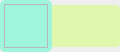
<?xml version="1.0" encoding="UTF-8"?>
<ui version="4.0">
 <class>center6</class>
 <widget class="QWidget" name="center6">
  <property name="geometry">
   <rect>
    <x>0</x>
    <y>0</y>
    <width>120</width>
    <height>52</height>
   </rect>
  </property>
  <property name="minimumSize">
   <size>
    <width>120</width>
    <height>52</height>
   </size>
  </property>
  <property name="maximumSize">
   <size>
    <width>120</width>
    <height>52</height>
   </size>
  </property>
  <property name="cursor">
   <cursorShape>PointingHandCursor</cursorShape>
  </property>
  <property name="windowTitle">
   <string>Form</string>
  </property>
  <property name="toolTip">
   <string>行動是治癒恐懼的良藥，而猶豫、拖延將不斷滋養恐懼</string>
  </property>
  <property name="styleSheet">
   <string notr="true">QWidget#center{
background-color: rgba(255, 255, 255, 0);
}</string>
  </property>
  <widget class="QLabel" name="memUse">
   <property name="geometry">
    <rect>
     <x>0</x>
     <y>0</y>
     <width>52</width>
     <height>52</height>
    </rect>
   </property>
   <property name="minimumSize">
    <size>
     <width>52</width>
     <height>52</height>
    </size>
   </property>
   <property name="maximumSize">
    <size>
     <width>52</width>
     <height>52</height>
    </size>
   </property>
   <property name="styleSheet">
    <string notr="true">background-color: transparent;
font: 700 13pt &quot;Magneto&quot;;
color: rgb(135, 243, 255);
border-color: rgb(148, 148, 148);</string>
   </property>
   <property name="alignment">
    <set>Qt::AlignCenter</set>
   </property>
  </widget>
  <widget class="QFrame" name="frame">
   <property name="geometry">
    <rect>
     <x>52</x>
     <y>5</y>
     <width>68</width>
     <height>42</height>
    </rect>
   </property>
   <property name="minimumSize">
    <size>
     <width>68</width>
     <height>42</height>
    </size>
   </property>
   <property name="maximumSize">
    <size>
     <width>68</width>
     <height>42</height>
    </size>
   </property>
   <property name="styleSheet">
    <string notr="true">QFrame#frame{
	background-color: rgba(215, 255, 130, 150);
	border-top-right-radius: 4px;
    border-bottom-right-radius: 4px;
}</string>
   </property>
   <property name="frameShape">
    <enum>QFrame::StyledPanel</enum>
   </property>
   <property name="frameShadow">
    <enum>QFrame::Raised</enum>
   </property>
   <layout class="QVBoxLayout" name="verticalLayout">
    <property name="spacing">
     <number>0</number>
    </property>
    <property name="leftMargin">
     <number>2</number>
    </property>
    <property name="topMargin">
     <number>2</number>
    </property>
    <property name="rightMargin">
     <number>0</number>
    </property>
    <property name="bottomMargin">
     <number>2</number>
    </property>
    <item>
     <widget class="QLabel" name="netUp">
      <property name="styleSheet">
       <string notr="true">font: 8pt &quot;Microsoft YaHei UI&quot;;
color: rgb(252, 255, 96);
color: rgb(255, 121, 44);
background-color: transparent;
</string>
      </property>
     </widget>
    </item>
    <item>
     <widget class="QLabel" name="netDown">
      <property name="styleSheet">
       <string notr="true">font: 8pt &quot;Microsoft YaHei UI&quot;;
color: rgb(48, 255, 124);
background-color: transparent;</string>
      </property>
     </widget>
    </item>
   </layout>
  </widget>
  <widget class="QFrame" name="memColorFrame">
   <property name="geometry">
    <rect>
     <x>4</x>
     <y>4</y>
     <width>44</width>
     <height>44</height>
    </rect>
   </property>
   <property name="frameShape">
    <enum>QFrame::StyledPanel</enum>
   </property>
   <property name="frameShadow">
    <enum>QFrame::Raised</enum>
   </property>
  </widget>
  <widget class="QFrame" name="borderColor">
   <property name="geometry">
    <rect>
     <x>0</x>
     <y>0</y>
     <width>52</width>
     <height>52</height>
    </rect>
   </property>
   <property name="maximumSize">
    <size>
     <width>52</width>
     <height>52</height>
    </size>
   </property>
   <property name="styleSheet">
    <string notr="true">background-color: rgba(32, 255, 188, 100);
border-radius: 5px;</string>
   </property>
   <property name="frameShape">
    <enum>QFrame::StyledPanel</enum>
   </property>
   <property name="frameShadow">
    <enum>QFrame::Raised</enum>
   </property>
  </widget>
  <zorder>frame</zorder>
  <zorder>borderColor</zorder>
  <zorder>memColorFrame</zorder>
  <zorder>memUse</zorder>
 </widget>
 <resources/>
 <connections/>
</ui>
